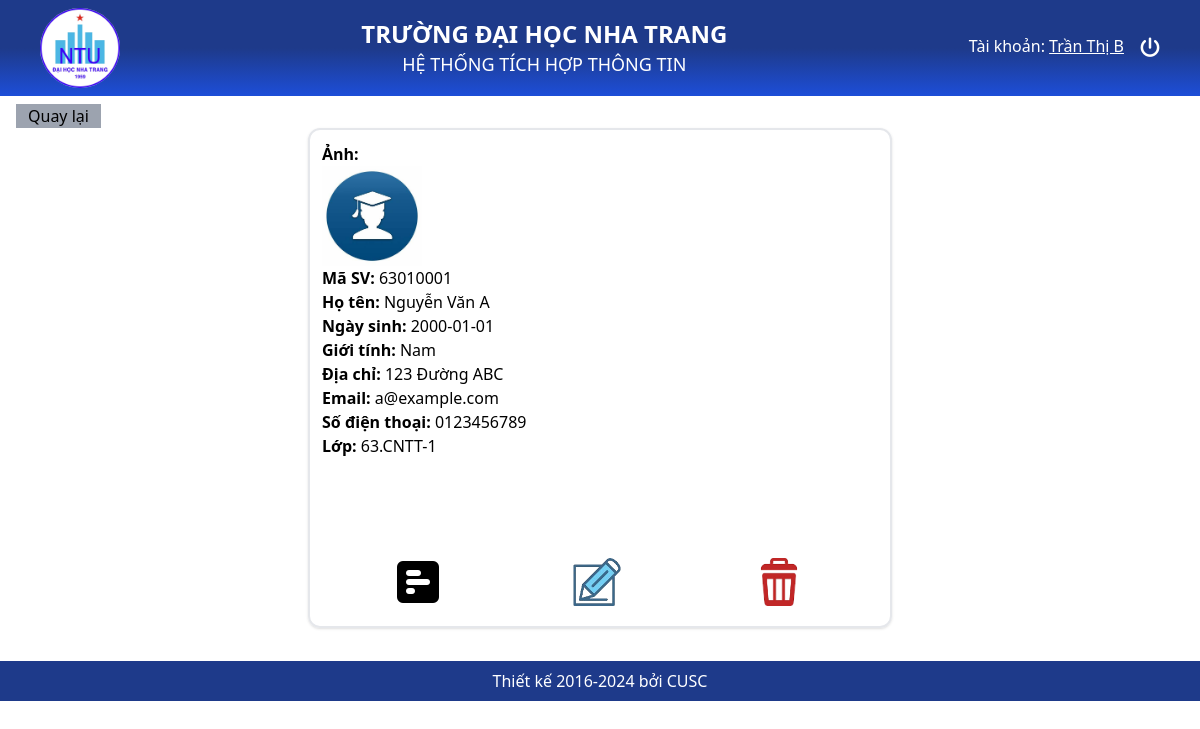
The page /Views/Student_Detail.php?MaSV=63010001 (signed in) on the database its author committed.
### tables this page shows
CREATE TABLE `sinhvien` (
  `MaSV` varchar(20) NOT NULL,
  `HoTen` varchar(100) NOT NULL,
  `NgaySinh` date DEFAULT NULL,
  `GioiTinh` varchar(10) NOT NULL,
  `DiaChi` varchar(200) DEFAULT NULL,
  `Email` varchar(100) DEFAULT NULL,
  `SDT` varchar(15) DEFAULT NULL,
  `AnhSV` varchar(100) NOT NULL,
  `MaLop` varchar(10) NOT NULL
);

### Controllers/SinhVienController.php (called while the page is built, shortened)
<?php
class SinhVienController
{
    protected $conn;
    public function __construct($conn)
    {
        $this->conn = $conn;
    }
    public function ChiTietSinhVien($maSV)
    {
        $sql = "SELECT * FROM sinhvien WHERE MaSV='$maSV'";
        $result =  $this->conn->query($sql);
        return $result->fetch_assoc();
    }
}
?>

### Views/Student_Detail.php (the view, shortened to what this page needs)
<?php
require_once __DIR__ . '/../config/db.php';
require_once __DIR__ . '/../Controllers/SinhVienController.php';
$svController = new SinhVienController($conn);
$maSV = isset($_GET['MaSV']) ? $_GET['MaSV'] : null;
$sinhvien = $svController->ChiTietSinhVien($maSV);
?>
<?php include_once __DIR__ . "/../layout/header.php"; ?>
<body>
    <div class="mx-4 mx-2 min-h-[565px]">
        <button onclick="window.history.back()" class="px-3 bg-gray-400 mt-2">Quay lại</button>
        <div class="w-1/2 h-[500px] flex flex-col justify-between mx-auto p-3 border-2 rounded-xl shadow">
            <ul>
                <li><strong>Ảnh:</strong> <img src="<?php echo '../asset/Images/' . $sinhvien['AnhSV']; ?>" alt="Student Image" width="100" height="100"></li>
                <li><strong>Mã SV:</strong> <?php echo $sinhvien['MaSV']; ?></li>
                <li><strong>Họ tên:</strong> <?php echo $sinhvien['HoTen']; ?></li>
                <li><strong>Ngày sinh:</strong> <?php echo $sinhvien['NgaySinh']; ?></li>
                <li><strong>Giới tính:</strong> <?php echo $sinhvien['GioiTinh']; ?></li>
                <li><strong>Địa chỉ:</strong> <?php echo $sinhvien['DiaChi']; ?></li>
                <li><strong>Email:</strong> <?php echo $sinhvien['Email']; ?></li>
                <li><strong>Số điện thoại:</strong> <?php echo $sinhvien['SDT']; ?></li>
                <li><strong>Lớp:</strong> <?php echo $sinhvien['MaLop']; ?></li>
            </ul>
            <div class="flex justify-around items-center p-2">
                <a href="Mark_OfStudent.php?MaSV=<?php echo $sinhvien['MaSV']; ?>">
                    <i class="fa-solid fa-square-poll-horizontal text-5xl"></i>
                </a>
                <a href="Student_Edit.php?MaSV=<?php echo $sinhvien['MaSV']; ?>" title="Chỉnh sửa">
                    <img src="../asset/Images/edit.png" class="h-12"/>
                </a>
                <a href="Student_Delete.php" title="Xóa">
                    <img src="../asset/Images/delete.png" class="h-12"/>
                </a>
            </div>
        </div>
    </div>
</body>
<?php include_once __DIR__ . "/../layout/footer.php"; ?>

### rows shown on the page
sinhvien: AnhSV (picture), MaSV "63010001", HoTen "Nguyễn Văn A", NgaySinh "2000-01-01", GioiTinh "Nam", DiaChi "123 Đường ABC", Email "a@example.com", SDT "0123456789", MaLop "63.CNTT-1"

### other values the page prints
$_SESSION['User']['HoTen'] "Trần Thị B"
